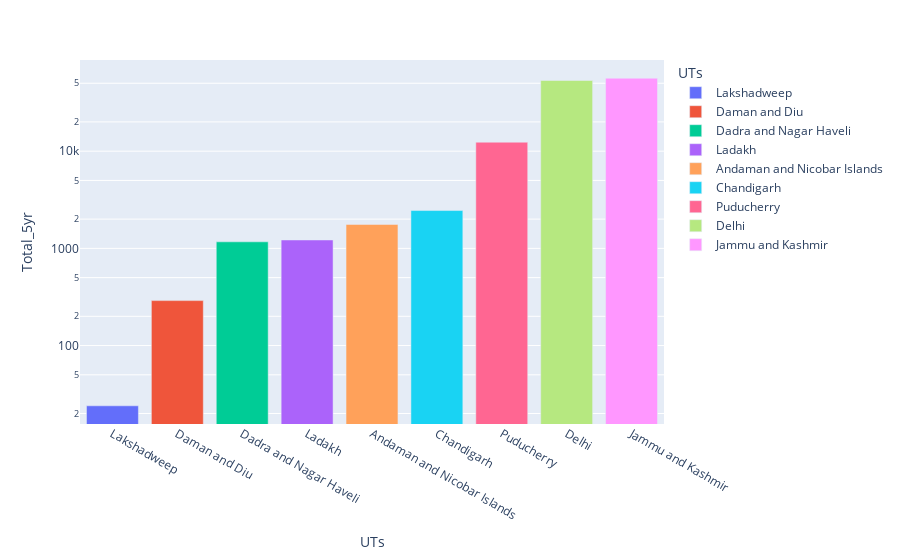

Notebook code for this chart:
### Markdown cell above
## safest uts

### Code cell
safe_ut = df_ut['Total_5yr'].sort_values()
px.bar(safe_ut.reset_index(), x='UTs', y='Total_5yr', color='UTs', log_y=True)

### Figure 1 — Plotly figure (JSON) as saved in the notebook; plotly's stock layout.template omitted (floating-point values rounded to 4 significant figures)
{"data": [{"hovertemplate": "UTs=%{x}<br>Total_5yr=%{y}<extra></extra>", "legendgroup": "Lakshadweep", "marker": {"color": "#636efa", "pattern": {"shape": ""}}, "name": "Lakshadweep", "orientation": "v", "showlegend": true, "textposition": "auto", "type": "bar", "x": ["Lakshadweep"], "xaxis": "x", "y": [24], "yaxis": "y"}, {"hovertemplate": "UTs=%{x}<br>Total_5yr=%{y}<extra></extra>", "legendgroup": "Daman and Diu", "marker": {"color": "#EF553B", "pattern": {"shape": ""}}, "name": "Daman and Diu", "orientation": "v", "showlegend": true, "textposition": "auto", "type": "bar", "x": ["Daman and Diu"], "xaxis": "x", "y": [290], "yaxis": "y"}, {"hovertemplate": "UTs=%{x}<br>Total_5yr=%{y}<extra></extra>", "legendgroup": "Dadra and Nagar Haveli", "marker": {"color": "#00cc96", "pattern": {"shape": ""}}, "name": "Dadra and Nagar Haveli", "orientation": "v", "showlegend": true, "textposition": "auto", "type": "bar", "x": ["Dadra and Nagar Haveli"], "xaxis": "x", "y": [1168], "yaxis": "y"}, {"hovertemplate": "UTs=%{x}<br>Total_5yr=%{y}<extra></extra>", "legendgroup": "Ladakh", "marker": {"color": "#ab63fa", "pattern": {"shape": ""}}, "name": "Ladakh", "orientation": "v", "showlegend": true, "textposition": "auto", "type": "bar", "x": ["Ladakh"], "xaxis": "x", "y": [1220], "yaxis": "y"}, {"hovertemplate": "UTs=%{x}<br>Total_5yr=%{y}<extra></extra>", "legendgroup": "Andaman and Nicobar Islands", "marker": {"color": "#FFA15A", "pattern": {"shape": ""}}, "name": "Andaman and Nicobar Islands", "orientation": "v", "showlegend": true, "textposition": "auto", "type": "bar", "x": ["Andaman and Nicobar Islands"], "xaxis": "x", "y": [1762], "yaxis": "y"}, {"hovertemplate": "UTs=%{x}<br>Total_5yr=%{y}<extra></extra>", "legendgroup": "Chandigarh", "marker": {"color": "#19d3f3", "pattern": {"shape": ""}}, "name": "Chandigarh", "orientation": "v", "showlegend": true, "textposition": "auto", "type": "bar", "x": ["Chandigarh"], "xaxis": "x", "y": [2450], "yaxis": "y"}, {"hovertemplate": "UTs=%{x}<br>Total_5yr=%{y}<extra></extra>", "legendgroup": "Puducherry", "marker": {"color": "#FF6692", "pattern": {"shape": ""}}, "name": "Puducherry", "orientation": "v", "showlegend": true, "textposition": "auto", "type": "bar", "x": ["Puducherry"], "xaxis": "x", "y": [12376], "yaxis": "y"}, {"hovertemplate": "UTs=%{x}<br>Total_5yr=%{y}<extra></extra>", "legendgroup": "Delhi", "marker": {"color": "#B6E880", "pattern": {"shape": ""}}, "name": "Delhi", "orientation": "v", "showlegend": true, "textposition": "auto", "type": "bar", "x": ["Delhi"], "xaxis": "x", "y": [53350], "yaxis": "y"}, {"hovertemplate": "UTs=%{x}<br>Total_5yr=%{y}<extra></extra>", "legendgroup": "Jammu and Kashmir", "marker": {"color": "#FF97FF", "pattern": {"shape": ""}}, "name": "Jammu and Kashmir", "orientation": "v", "showlegend": true, "textposition": "auto", "type": "bar", "x": ["Jammu and Kashmir"], "xaxis": "x", "y": [56356], "yaxis": "y"}], "layout": {"barmode": "relative", "legend": {"title": {"text": "UTs"}, "tracegroupgap": 0}, "margin": {"t": 60}, "xaxis": {"anchor": "y", "categoryarray": ["Lakshadweep", "Daman and Diu", "Dadra and Nagar Haveli", "Ladakh", "Andaman and Nicobar Islands", "Chandigarh", "Puducherry", "Delhi", "Jammu and Kashmir"], "categoryorder": "array", "domain": [0, 1], "title": {"text": "UTs"}}, "yaxis": {"anchor": "x", "domain": [0, 1], "title": {"text": "Total_5yr"}, "type": "log"}}}
